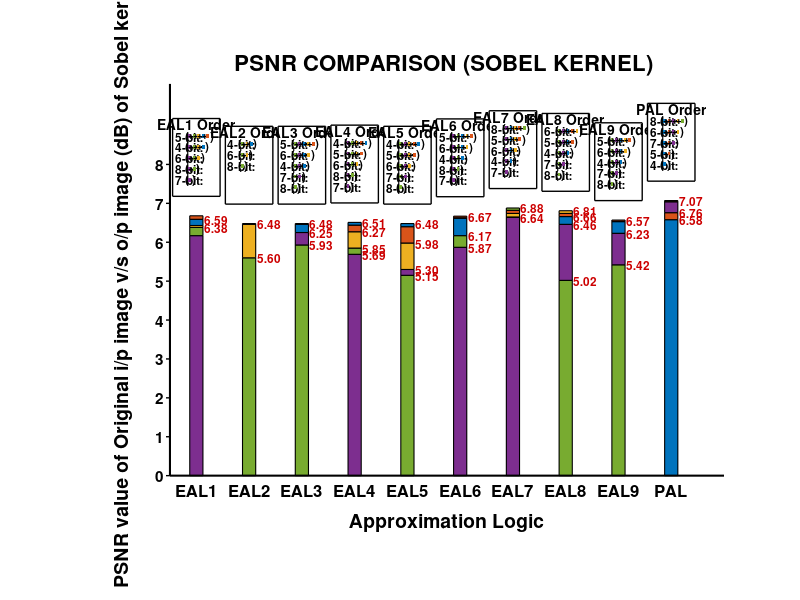

Reproduce this figure in MATLAB.
% Clear workspace
clc;
clear;
close all;

% --- DATA DEFINITION ---
PSNR_Sobel_Values = [
    6.59,   6.68,   6.43,   6.17,   6.38;    % EAL1
    6.48,   0.0,    6.46,   0.0,    5.60;    % EAL2
    6.46,   6.48,   6.46,   6.25,   5.93;    % EAL3
    6.51,   6.44,   6.27,   5.69,   5.85;    % EAL4
    6.48,   6.40,   5.98,   5.30,   5.15;    % EAL5
    6.62,   6.67,   6.63,   5.87,   6.17;    % EAL6
    6.65,   6.82,   6.74,   6.64,   6.88;    % EAL7
    6.66,   6.74,   6.81,   6.46,   5.02;    % EAL8
    6.53,   6.57,   6.54,   6.23,   5.42;    % EAL9
    6.58,   6.76,   7.06,   7.04,   7.07     % PAL
];
logicNames = {'EAL1', 'EAL2', 'EAL3', 'EAL4', 'EAL5', 'EAL6', 'EAL7', 'EAL8', 'EAL9', 'PAL'};
bitLabels = {'4-bit', '5-bit', '6-bit', '7-bit', '8-bit'};

% --- COLORS (Fixed Map) ---
fixedColors = [
    0.00, 0.45, 0.74;  % 4-bit (Blue)
    0.85, 0.33, 0.10;  % 5-bit (Orange)
    0.93, 0.69, 0.13;  % 6-bit (Yellow)
    0.49, 0.18, 0.56;  % 7-bit (Purple)
    0.47, 0.67, 0.19   % 8-bit (Green)
];

% --- PLOTTING SETUP ---
figure('Position', [50, 50, 1600, 900], 'Color', 'w');
hold on;
axis off; 

% Layout Parameters
num_groups = 10;
bar_width = 0.5;
group_spacing = 2.0; 
x_limit = num_groups * group_spacing + 1;

% --- MAIN LOOP ---
for i = 1:num_groups
    
    % 1. Get & Sort Data
    raw_vals = PSNR_Sobel_Values(i, :);
    valid_indices = find(raw_vals > 0);
    valid_vals = raw_vals(valid_indices);
    
    % Sort Ascending (Smallest at bottom, Largest at top)
    [sorted_vals, sort_idx] = sort(valid_vals);
    original_indices = valid_indices(sort_idx);
    
    % 2. Calculate Incremental Heights
    heights = zeros(size(sorted_vals));
    heights(1) = sorted_vals(1);
    for k = 2:length(sorted_vals)
        heights(k) = sorted_vals(k) - sorted_vals(k-1);
    end
    
    % --- DRAW BARS ---
    center_x = (i-1) * group_spacing + 1;
    start_x = center_x - bar_width/2;
    current_y = 0;
    
    for k = 1:length(sorted_vals)
        h = heights(k);
        col_idx = original_indices(k);
        c = fixedColors(col_idx, :);
        
        % Draw Bar Segment
        rectangle('Position', [start_x, current_y, bar_width, h], ...
            'FaceColor', c, 'EdgeColor', 'k', 'LineWidth', 0.8);
        
        % --- CUSTOM LABEL VISIBILITY LOGIC ---
        text_val = sorted_vals(k);
        show_label = true; % Default is to show
        
        % EAL1: Only show 6.59 and 6.38
        if i == 1
            if abs(text_val - 6.59) > 0.001 && abs(text_val - 6.38) > 0.001
                show_label = false;
            end
        end
        
        % EAL2: Only top and bottom (k=1 is bottom, k=end is top)
        if i == 2
            if k > 1 && k < length(sorted_vals)
                show_label = false;
            end
        end
        
        % EAL3: Don't show 6.46
        if i == 3
            if abs(text_val - 6.46) < 0.001
                show_label = false;
            end
        end
        
        % EAL4: Don't show 6.44
        if i == 4
            if abs(text_val - 6.44) < 0.001
                show_label = false;
            end
        end
        
        % EAL5: Don't show 6.40
        if i == 5
            if abs(text_val - 6.40) < 0.001
                show_label = false;
            end
        end
        
        % EAL6: Don't show 6.63 and 6.62
        if i == 6
            if abs(text_val - 6.63) < 0.001 || abs(text_val - 6.62) < 0.001
                show_label = false;
            end
        end
        
        % EAL7: Only top and bottom
        if i == 7
            if k > 1 && k < length(sorted_vals)
                show_label = false;
            end
        end
        
        % EAL8: Don't show 6.74
        if i == 8
            if abs(text_val - 6.74) < 0.001
                show_label = false;
            end
        end
        
        % EAL9: Don't show 6.53 and 6.54
        if i == 9
            if abs(text_val - 6.53) < 0.001 || abs(text_val - 6.54) < 0.001
                show_label = false;
            end
        end
        
        % PAL: Don't show 7.04 and 7.06
        if i == 10
            if abs(text_val - 7.04) < 0.001 || abs(text_val - 7.06) < 0.001
                show_label = false;
            end
        end
        
        % --- PLOT TEXT IF VISIBLE ---
        if show_label
            text(start_x + bar_width + 0.05, current_y + h, sprintf('%.2f', text_val), ...
                'Color', [0.8 0 0], 'FontSize', 8.5, 'FontWeight', 'bold', 'VerticalAlignment', 'middle');
        end
            
        current_y = current_y + h;
    end
    
    % X-Axis Label
    text(center_x, -0.2, logicNames{i}, 'FontSize', 12, 'FontWeight', 'bold', ...
        'Color', 'k', 'HorizontalAlignment', 'center', 'VerticalAlignment', 'top');
    
    % --- DRAW INDIVIDUAL LEGEND BOX ---
    box_w = 1.8;
    box_h = 2.0; 
    box_x = center_x - box_w/2;
    box_y = current_y + 0.5; 
    
    rectangle('Position', [box_x, box_y, box_w, box_h], ...
        'FaceColor', 'w', 'EdgeColor', 'k', 'LineWidth', 1.0);
    
    text(center_x, box_y + box_h - 0.15, [logicNames{i} ' Order'], ...
        'FontSize', 10, 'FontWeight', 'bold', 'Color', 'k', 'HorizontalAlignment', 'center');
    
    row_h = 0.28; 
    curr_leg_y = box_y + box_h - 0.45;
    patch_size = 0.1;
    
    for k = length(sorted_vals):-1:1
        idx_k = original_indices(k); 
        label_str = bitLabels{idx_k};
        
        text(box_x + 0.1, curr_leg_y, [label_str ':'], ...
            'FontSize', 8.5, 'FontWeight', 'bold', 'Color', 'k');
        
        text(box_x + 0.5, curr_leg_y, '(', 'FontSize', 8.5, 'FontWeight', 'bold', 'Color', 'k');
        
        px = box_x + 0.6;
        for p = 1:k
             pidx = original_indices(p);
             pc = fixedColors(pidx, :);
             rectangle('Position', [px, curr_leg_y - patch_size/2, patch_size, patch_size], ...
                 'FaceColor', pc, 'EdgeColor', 'none');
             px = px + patch_size + 0.02;
             if p < k
                 text(px, curr_leg_y, '+', 'FontSize', 7, 'FontWeight', 'bold', 'Color', 'k', 'HorizontalAlignment', 'center');
                 px = px + 0.05;
             end
        end
        text(px + 0.02, curr_leg_y, ')', 'FontSize', 8.5, 'FontWeight', 'bold', 'Color', 'k');
        curr_leg_y = curr_leg_y - row_h;
    end
end

% --- MANUAL AXES ---
max_val_global = max(max(PSNR_Sobel_Values));
y_top = max_val_global + 3; 
line([0, 0], [0, y_top], 'Color', 'k', 'LineWidth', 1.5);

for y = 0:1:ceil(max_val_global)
    line([-0.15, 0], [y, y], 'Color', 'k', 'LineWidth', 1.0);
    text(-0.25, y, num2str(y), 'HorizontalAlignment', 'right', ...
        'FontSize', 11, 'FontWeight', 'bold', 'Color', 'k');
end

text(-1.8, y_top/2, 'PSNR value of Original i/p image v/s o/p image (dB) of Sobel kernel', 'Rotation', 90, ...
    'FontSize', 14, 'FontWeight', 'bold', 'Color', 'k', 'HorizontalAlignment', 'center');

line([0, x_limit], [0, 0], 'Color', 'k', 'LineWidth', 1.5);
text(x_limit/2, -1.2, 'Approximation Logic', ...
    'FontSize', 14, 'FontWeight', 'bold', 'Color', 'k', 'HorizontalAlignment', 'center');
text(x_limit/2, y_top + 0.5, 'PSNR COMPARISON (SOBEL KERNEL) ', ...
    'FontSize', 16, 'FontWeight', 'bold', 'Color', 'k', 'HorizontalAlignment', 'center');

axis([-2.5, x_limit, -1.5, y_top + 1]);
axis off;
